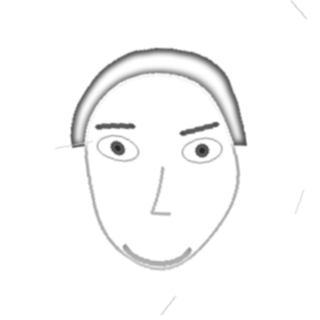
#> input picture test_queries/person_1_query.png, 320 x 320 px; its folder holds only this picture in this run
$ python -i engine.py   (imports and definitions only)
#> lines starting #> are read from the running program, lines starting #| are printed output that depends on the picture; after the words box and inside, x2 and y2 are one past the last pixel; in counts of white or black regions, pixels touching at a corner belong together
#> further down, picture is the input picture: shape (320, 320, 3); min 39, max 255, mean 248.7
"""
PhotoSketch - Core Matching Engine
-----------------------------------
Classical computer-vision pipeline for matching hand-drawn sketches to photographs.

The modality gap between a line sketch and a real photo is bridged by:
  1. Preprocessing      -> common size, grayscale, denoise
  2. Sketch conversion  -> map a photo into the "sketch domain"
  3. Feature extraction -> Canny edges, ORB keypoints
  4. Similarity scoring -> SSIM + ORB match ratio + edge agreement, fused
  5. Ranking            -> sort candidate photos by combined score

No model training required. Runs on ordinary hardware.
"""

from __future__ import annotations

import cv2
import numpy as np
from skimage.metrics import structural_similarity as ssim


# Standard working size for all comparisons (square keeps SSIM windows valid)
STANDARD_SIZE = (256, 256)


# --------------------------------------------------------------------------- #
# 1. PREPROCESSING
# --------------------------------------------------------------------------- #
def to_gray(image: np.ndarray) -> np.ndarray:
    """Return a single-channel grayscale image regardless of input channels."""
    if image is None:
        raise ValueError("Received an empty image.")
    if image.ndim == 2:
        return image
    if image.shape[2] == 4:  # RGBA
        image = cv2.cvtColor(image, cv2.COLOR_RGBA2BGR)
    return cv2.cvtColor(image, cv2.COLOR_BGR2GRAY)


def preprocess(image: np.ndarray, size: tuple[int, int] = STANDARD_SIZE) -> np.ndarray:
    """Resize to a common size, grayscale, denoise and equalise contrast."""
    gray = to_gray(image)
    resized = cv2.resize(gray, size, interpolation=cv2.INTER_AREA)
    # Light denoise so stray marks / scan artefacts don't dominate comparison
    denoised = cv2.bilateralFilter(resized, d=7, sigmaColor=50, sigmaSpace=50)
    # Normalise lighting differences between sketch and photo
    equalised = cv2.equalizeHist(denoised)
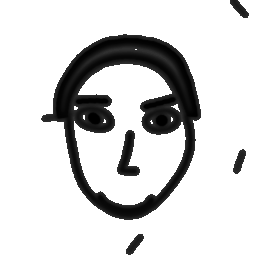
#> equalised: shape (256, 256); min 0, max 255, mean 212.6
    return equalised


# --------------------------------------------------------------------------- #
# 2. SKETCH-DOMAIN CONVERSION (photo -> pencil sketch)
# --------------------------------------------------------------------------- #
def photo_to_sketch(image: np.ndarray, blur_ksize: int = 21) -> np.ndarray:
    """
    Convert a photograph into a pencil-sketch image using the classic
    grayscale -> invert -> blur -> colour-dodge technique.
    Returns a single-channel (grayscale) sketch.
    """
#> called with blur_ksize = 21
    gray = to_gray(image)
    inverted = 255 - gray
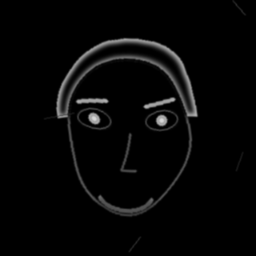
#> inverted: shape (256, 256); min 0, max 216, mean 6.3
    # Kernel must be odd
    if blur_ksize % 2 == 0:
        blur_ksize += 1
    blurred = cv2.GaussianBlur(inverted, (blur_ksize, blur_ksize), sigmaX=0)
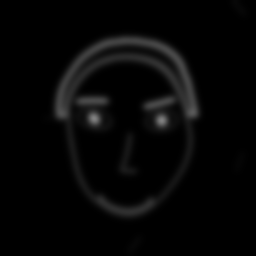
#> blurred: shape (256, 256); min 0, max 129, mean 6.3
    inverted_blur = 255 - blurred
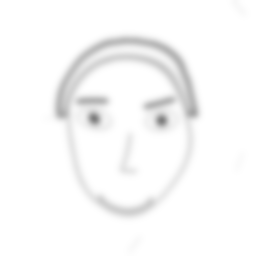
#> inverted_blur: shape (256, 256); min 126, max 255, mean 248.7
    # Colour dodge blend
    sketch = cv2.divide(gray, inverted_blur, scale=256.0)
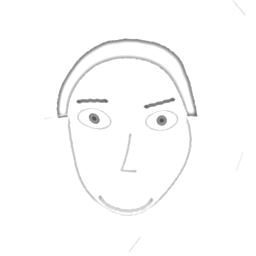
#> sketch: shape (256, 256); min 79, max 255, mean 251.9
    return sketch


# --------------------------------------------------------------------------- #
# 3. FEATURE EXTRACTION
# --------------------------------------------------------------------------- #
def edge_map(gray: np.ndarray, low: int = 50, high: int = 150) -> np.ndarray:
    """Canny edge map - the structural signature shared by sketch and photo."""
#> called with low = 50, high = 150
    return cv2.Canny(gray, low, high)
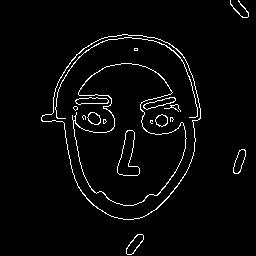
#> returned value: shape (256, 256); 3.2% white in thin lines or dots, all inside (x1, y1, x2, y2) = (41, 0, 249, 255)


_ORB = cv2.ORB_create(nfeatures=500)


def orb_features(gray: np.ndarray):
    """Detect ORB keypoints and compute binary descriptors."""
    keypoints, descriptors = _ORB.detectAndCompute(gray, None)
#> keypoints = 366 keypoints; strongest (x, y, size): (74, 109, 31), (74, 106, 31), (130, 131, 53.6), (134, 169, 77.1)
    return keypoints, descriptors


# --------------------------------------------------------------------------- #
# 4. SIMILARITY MEASURES
# --------------------------------------------------------------------------- #
# [43 lines left out: functions ssim_score, orb_match_score, edge_agreement, not called in this run]


# --------------------------------------------------------------------------- #
# 5. COMBINED SCORE + RANKING
# --------------------------------------------------------------------------- #
# Weights for fusing the three complementary measures. Tuned so global
# structure (SSIM) leads, with local landmarks (ORB) and contours (edges)
# providing supporting evidence.
WEIGHTS = {"ssim": 0.5, "orb": 0.3, "edge": 0.2}


def _prepare(image: np.ndarray) -> dict:
    """Precompute everything needed to compare one image."""
    pre = preprocess(image)
    sketch_domain = photo_to_sketch(cv2.resize(to_gray(image), STANDARD_SIZE))
    edges = edge_map(pre)
    _, desc = orb_features(pre)
    return {
        "pre": pre,
        "sketch_domain": sketch_domain,
        "edges": edges,
        "desc": desc,
    }


# [61 lines left out: functions compare, rank_matches, risk_free_label, not called in this run]

>>> import cv2
>>> picture = cv2.cvtColor(cv2.imread('test_queries/person_1_query.png'), cv2.COLOR_BGR2RGB)
>>> result = _prepare(picture)
#> result = 4 items

$ run again, on test_queries/person_2_query.png
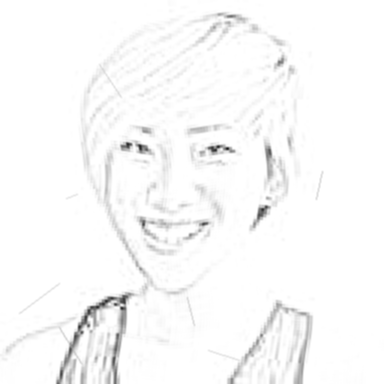
#> input picture test_queries/person_2_query.png, 384 x 384 px
#> picture is the input picture: shape (384, 384, 3); min 25, max 255, mean 249.3
#> in preprocess, `equalised = cv2.equalizeHist(denoised)`:
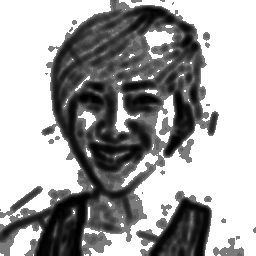
#> equalised: shape (256, 256); min 0, max 255, mean 164.1
#> in edge_map, `return cv2.Canny(gray, low, high)`:
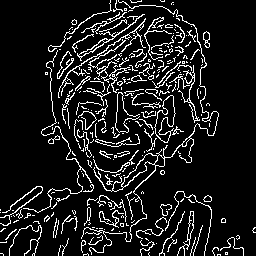
#> returned value: shape (256, 256); 10.9% white in thin lines or dots
#> keypoints = 470 keypoints; strongest (x, y, size): (122, 113, 92.6), (124, 114, 77.1), (210, 133, 37.2), (122, 128, 92.6)
#> result = 4 items

$ run again, on test_queries/person_4_query.png
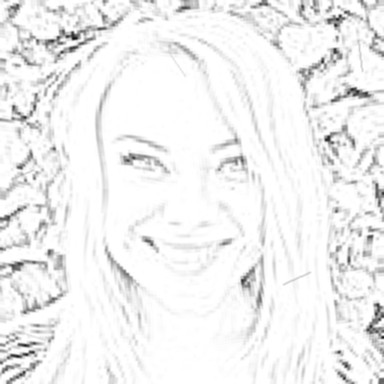
#> input picture test_queries/person_4_query.png, 384 x 384 px
#> picture is the input picture: shape (384, 384, 3); min 18, max 255, mean 240.5
#> in preprocess, `equalised = cv2.equalizeHist(denoised)`:
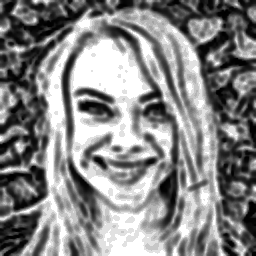
#> equalised: shape (256, 256); min 0, max 255, mean 133.7
#> in edge_map, `return cv2.Canny(gray, low, high)`:
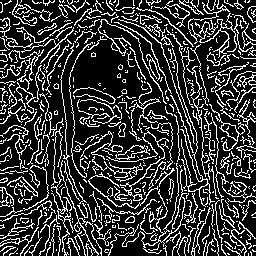
#> returned value: shape (256, 256); 22.3% white in thin lines or dots
#> keypoints = 465 keypoints; strongest (x, y, size): (81, 105, 53.6), (79, 104, 64.3), (82, 105, 77.1), (156, 93, 64.3)
#> result = 4 items
